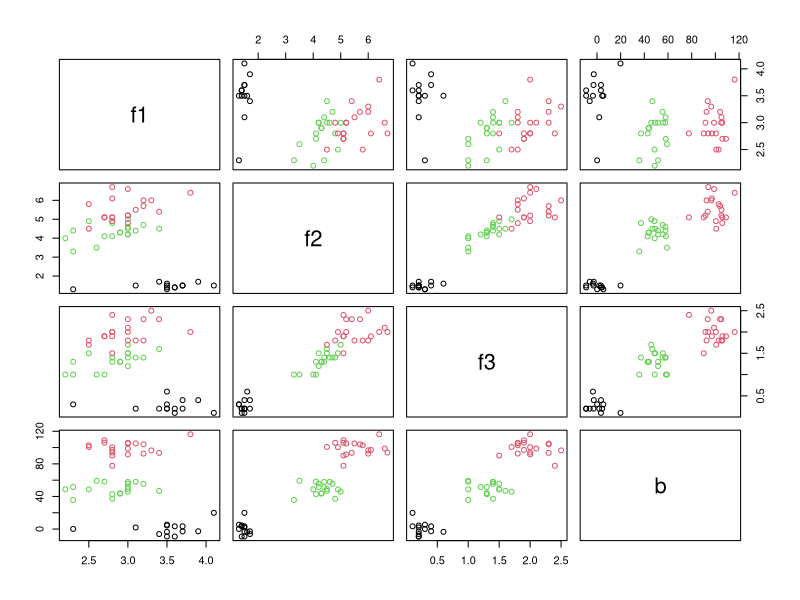
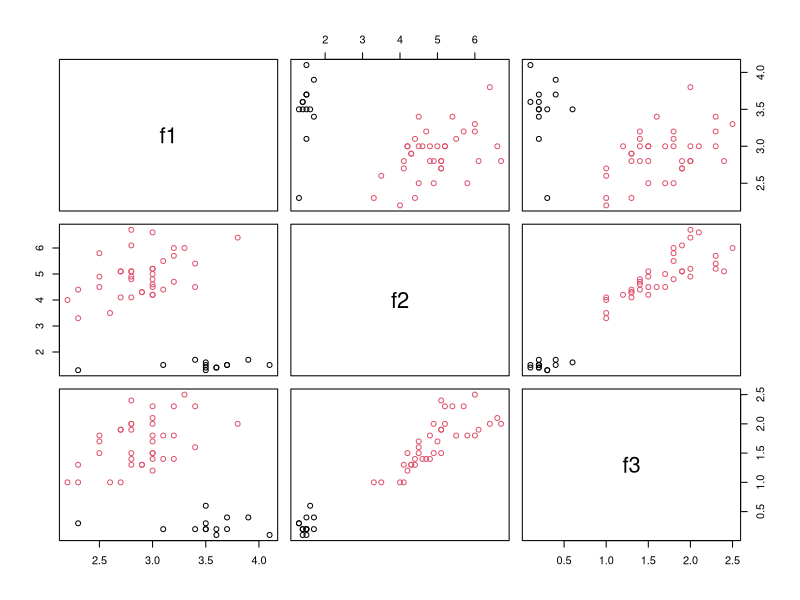

Generate these figures, in order, with R:
# Simple gmm to see how much ARI do we get in iris dataset
##########################################################
# Check lower and upper bounds for my dataset
library(mclust)
data(iris)
data <- read.csv('./iris/data_users_50.csv', sep='\t')
z_true <- data$z

A <- data[,2:5]
res <- Mclust(A)
z <- res$classification
pairs(A, col=z)
ari <- adjustedRandIndex(z_true, z)
cat("ARI with A+b:", ari)
# ARI: 0.86 ! :)
# ARI 1

A <- data[,2:4]
res <- Mclust(A)
z <- res$classification
pairs(A, col=z)
ari <- adjustedRandIndex(z_true, z)
cat("ARI with A:", ari)
# ARI: 0.5 :)
# ARI: 0.68

###########################################################################
###########################################################################



# Make the fourth dimension more separated so that it helps to find 3 clusters!
# (for the paper)
#data[data$z==0,]$b <- mean(data[data$z==0,]$b)
#data[data$z==1,]$b <- mean(data[data$z==1,]$b)
#data[data$z==2,]$b <- mean(data[data$z==2,]$b)
